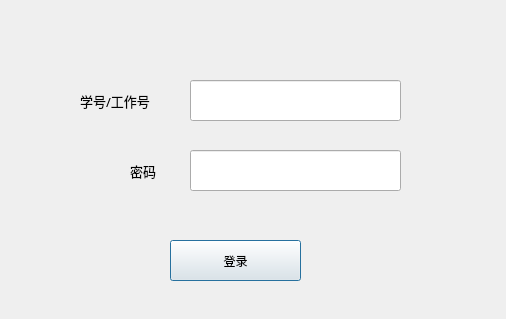
<?xml version="1.0" encoding="UTF-8"?>
<ui version="4.0">
 <class>Dialog</class>
 <widget class="QDialog" name="Dialog">
  <property name="geometry">
   <rect>
    <x>0</x>
    <y>0</y>
    <width>506</width>
    <height>319</height>
   </rect>
  </property>
  <property name="windowTitle">
   <string>登录</string>
  </property>
  <widget class="QLabel" name="label">
   <property name="geometry">
    <rect>
     <x>80</x>
     <y>80</y>
     <width>111</width>
     <height>41</height>
    </rect>
   </property>
   <property name="font">
    <font>
     <family>Microsoft YaHei</family>
     <pointsize>10</pointsize>
    </font>
   </property>
   <property name="text">
    <string>学号/工作号</string>
   </property>
  </widget>
  <widget class="QLineEdit" name="username">
   <property name="geometry">
    <rect>
     <x>190</x>
     <y>80</y>
     <width>211</width>
     <height>41</height>
    </rect>
   </property>
  </widget>
  <widget class="QLineEdit" name="pwd">
   <property name="geometry">
    <rect>
     <x>190</x>
     <y>150</y>
     <width>211</width>
     <height>41</height>
    </rect>
   </property>
   <property name="echoMode">
    <enum>QLineEdit::Password</enum>
   </property>
  </widget>
  <widget class="QLabel" name="label_2">
   <property name="geometry">
    <rect>
     <x>130</x>
     <y>150</y>
     <width>41</width>
     <height>41</height>
    </rect>
   </property>
   <property name="font">
    <font>
     <family>Microsoft YaHei</family>
     <pointsize>10</pointsize>
    </font>
   </property>
   <property name="text">
    <string>密码</string>
   </property>
  </widget>
  <widget class="QPushButton" name="loginbutton">
   <property name="geometry">
    <rect>
     <x>170</x>
     <y>240</y>
     <width>131</width>
     <height>41</height>
    </rect>
   </property>
   <property name="text">
    <string>登录</string>
   </property>
  </widget>
 </widget>
 <resources/>
 <connections/>
</ui>
